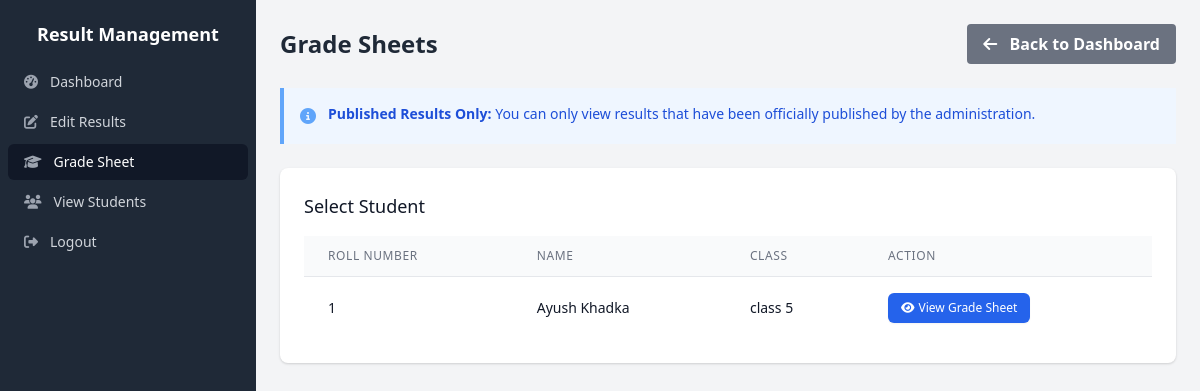
Before: /Teacher/grade_sheet.php (signed in) with the older database file.
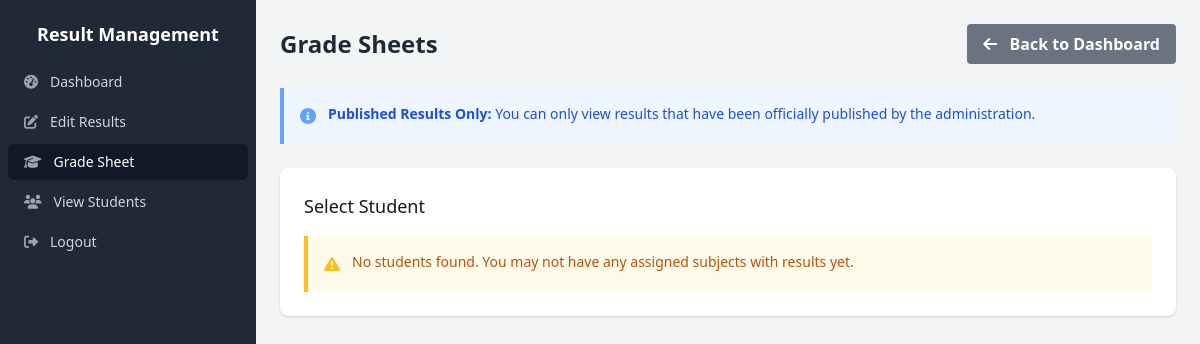
After: the same page with the newer database file.
### tables this page shows
CREATE TABLE `students` (
  `student_id` varchar(20) NOT NULL,
  `user_id` int(11) NOT NULL,
  `roll_number` varchar(20) NOT NULL,
  `registration_number` varchar(30) NOT NULL,
  `class_id` int(11) DEFAULT NULL,
  `batch_year` year(4) NOT NULL,
  `date_of_birth` date DEFAULT NULL,
  `gender` enum('male','female','other') DEFAULT NULL,
  `address` text DEFAULT NULL,
  `phone` varchar(20) DEFAULT NULL,
  `parent_name` varchar(100) DEFAULT NULL,
  `parent_phone` varchar(20) DEFAULT NULL,
  `parent_email` varchar(100) DEFAULT NULL,
  `is_active` tinyint(1) NOT NULL DEFAULT 1,
  `created_at` timestamp NOT NULL DEFAULT current_timestamp(),
  `updated_at` timestamp NOT NULL DEFAULT current_timestamp() ON UPDATE current_timestamp(),
  `section_id` int(11) DEFAULT NULL
);

CREATE TABLE `users` (
  `user_id` int(11) NOT NULL,
  `username` varchar(50) NOT NULL,
  `password` varchar(255) NOT NULL,
  `full_name` varchar(100) NOT NULL,
  `email` varchar(100) NOT NULL,
  `gender` enum('male','female','other') DEFAULT NULL,
  `role` enum('admin','teacher','student') NOT NULL,
  `status` enum('active','inactive','pending','locked') DEFAULT 'active',
  `profile_image` varchar(255) DEFAULT NULL,
  `last_login` datetime DEFAULT NULL,
  `failed_login_attempts` int(11) NOT NULL DEFAULT 0,
  `last_failed_login` datetime DEFAULT NULL,
  `password_reset_token` varchar(100) DEFAULT NULL,
  `password_reset_expires` datetime DEFAULT NULL,
  `email_verified` tinyint(1) NOT NULL DEFAULT 0,
  `email_verification_token` varchar(100) DEFAULT NULL,
  `created_at` timestamp NOT NULL DEFAULT current_timestamp(),
  `updated_at` timestamp NOT NULL DEFAULT current_timestamp() ON UPDATE current_timestamp(),
  `phone` varchar(20) DEFAULT NULL,
  `address` varchar(255) DEFAULT NULL
);

CREATE TABLE `classes` (
  `class_id` int(11) NOT NULL,
  `class_name` varchar(100) NOT NULL,
  `class_numeric` int(11) NOT NULL DEFAULT 0,
  `class_teacher_id` int(11) DEFAULT NULL,
  `section` varchar(10) DEFAULT NULL,
  `academic_year` varchar(20) NOT NULL,
  `description` text DEFAULT NULL,
  `is_active` tinyint(1) NOT NULL DEFAULT 1,
  `created_at` timestamp NOT NULL DEFAULT current_timestamp(),
  `updated_at` timestamp NOT NULL DEFAULT current_timestamp() ON UPDATE current_timestamp()
);

### Teacher/grade_sheet.php (the view, shortened to what the changed rows need)
<?php
include '../includes/db_connetc.php';
$subjects = [];
$exams = [];
$performance_data = [];
$subject_names = [];
$gpa_trend = [];
$exams_query = "SELECT DISTINCT e.exam_id, e.exam_name, e.exam_type, e.academic_year
                FROM exams e
                JOIN results r ON e.exam_id = r.exam_id
                WHERE e.is_active = 1
                AND (r.is_published = 1 OR r.status = 'published' OR e.results_published = 1)
                ORDER BY e.created_at DESC";
$stmt = $conn->prepare($exams_query);
if ($stmt) {
    $stmt->execute();
    $exams_result = $stmt->get_result();
    while ($row = $exams_result->fetch_assoc()) {
        $exams[] = $row;
    }
} else {
    $exams_result = $conn->query("SELECT exam_id, exam_name, exam_type, academic_year FROM exams WHERE is_active = 1 ORDER BY created_at DESC");
    while ($row = $exams_result->fetch_assoc()) {
        $exams[] = $row;
    }
}
if (isset($_GET['student_id'])) {
    $student_id = $_GET['student_id'];
    $stmt = $conn->prepare("
        SELECT s.student_id, s.roll_number, s.registration_number, u.full_name,
               c.class_name, c.section, c.academic_year
        FROM students s
        JOIN users u ON s.user_id = u.user_id
        JOIN classes c ON s.class_id = c.class_id
        WHERE s.student_id = ?
    ");
    $stmt->bind_param("s", $student_id);
    $stmt->execute();
    $result = $stmt->get_result();
    if ($result->num_rows == 0) {
        die("Student not found");
    }
    $student = $result->fetch_assoc();
    $stmt->close();
    $stmt = $conn->prepare("
    SELECT DISTINCT s.subject_id, s.subject_name, s.subject_code, s.credit_hours
    FROM subjects s
    JOIN results r ON s.subject_id = r.subject_id
    WHERE r.student_id = ?
    ORDER BY s.subject_id
");
    $stmt->bind_param("s", $student_id);
    $stmt->execute();
    $subjects_result = $stmt->get_result();
    while ($row = $subjects_result->fetch_assoc()) {
        $subjects[] = $row;
        $subject_names[] = $row['subject_name'];
    }
    $stmt->close();
    $selected_exam = isset($_GET['exam_id']) ? $_GET['exam_id'] : null;
    if (!$selected_exam && count($exams) > 0) {
        $selected_exam = $exams[0]['exam_id'];
    }
    $query = "SELECT r.*, e.exam_name, e.exam_type, e.academic_year, s.subject_name
    FROM results r
    JOIN exams e ON r.exam_id = e.exam_id
    JOIN subjects s ON r.subject_id = s.subject_id
    WHERE r.student_id = ?
    AND (r.is_published = 1 OR r.status = 'published' OR e.results_published = 1)
    ORDER BY e.created_at DESC, s.subject_name ASC";
    $stmt = $conn->prepare($query);
    $stmt->bind_param("s", $student_id);
    $stmt->execute();
    $results_data = $stmt->get_result();
    $results_by_exam = [];
    $chart_data = [];
    $time_periods = [];
    while ($row = $results_data->fetch_assoc()) {
        $exam_id = $row['exam_id'];
        if (!isset($results_by_exam[$exam_id])) {
            $results_by_exam[$exam_id] = [
                'exam_id' => $exam_id,
                'exam_name' => $row['exam_name'],
                'exam_type' => $row['exam_type'],
                'academic_year' => $row['academic_year'],
                'subjects' => []
            ];
            if (!in_array($row['exam_name'], $time_periods)) {
                $time_periods[] = $row['exam_name'];
            }
        }
        $results_by_exam[$exam_id]['subjects'][$row['subject_id']] = [
            'subject_id' => $row['subject_id'],
            'subject_name' => $row['subject_name'],
            'theory_marks' => $row['theory_marks'],
            'practical_marks' => $row['practical_marks'],
            'total_marks' => $row['theory_marks'] + $row['practical_marks'],
            'grade' => $row['grade'],
            'gpa' => $row['gpa'],
            'remarks' => $row['remarks'] ?? ''
        ];
        $chart_data[] = [
            'period' => $row['exam_name'],
            'subject' => $row['subject_name'],
            'theory_marks' => $row['theory_marks'],
            'practical_marks' => $row['practical_marks'],
            'gpa' => $row['gpa']
        ];
    }
    $stmt->close();
    $stmt = $conn->prepare("
        SELECT sp.*, e.exam_name
        FROM student_performance sp
        JOIN exams e ON sp.exam_id = e.exam_id
        JOIN results r ON sp.student_id = r.student_id AND sp.exam_id = r.exam_id
        WHERE sp.student_id = ?
        AND (r.is_published = 1 OR r.status = 'published' OR e.results_published = 1)
        ORDER BY e.created_at DESC
    ");
    $stmt->bind_param("s", $student_id);
    $stmt->execute();
    $performance_result = $stmt->get_result();
    while ($row = $performance_result->fetch_assoc()) {
        $performance_data[$row['exam_id']] = $row;
        $gpa_trend[] = $row['gpa'];
    }
    $stmt->close();
    if ($selected_exam) {
        $stmt = $conn->prepare("
    SELECT DISTINCT r.*, s.subject_name, s.subject_code, s.full_marks_theory, s.full_marks_practical, s.credit_hours
    FROM results r
    JOIN subjects s ON r.subject_id = s.subject_id
    WHERE r.student_id = ? AND r.exam_id = ?
    AND (r.is_published = 1 OR r.status = 'published' OR
         EXISTS (SELECT 1 FROM exams e WHERE e.exam_id = r.exam_id AND e.results_published = 1))
    GROUP BY r.subject_id
    ORDER BY s.subject_name
");
        $stmt->bind_param("si", $student_id, $selected_exam);
        $stmt->execute();
        $current_results = $stmt->get_result();
        $results = [];
        while ($row = $current_results->fetch_assoc()) {
            $results[] = [
                'subject_id' => $row['subject_id'],
                'subject_name' => $row['subject_name'],
                'subject_code' => $row['subject_code'] ?? $row['subject_id'],
                'credit_hours' => $row['credit_hours'] ?? 3,
                'theory_marks' => $row['theory_marks'] ?? 0,
                'practical_marks' => $row['practical_marks'] ?? 0,
                'grade' => $row['grade'],
                'gpa' => $row['gpa'],
                'remarks' => $row['remarks'] ?? '',
                'full_marks_theory' => $row['full_marks_theory'] ?? 100,
                'full_marks_practical' => $row['full_marks_practical'] ?? 0
            ];
        }
        $stmt->close();
    }
} else {
    $show_student_list = true;
    $students_query = "
    SELECT DISTINCT s.student_id, s.roll_number, u.full_name, c.class_name, c.section
    FROM students s
    JOIN users u ON s.user_id = u.user_id
    JOIN classes c ON s.class_id = c.class_id
    JOIN results r ON s.student_id = r.student_id
    WHERE (r.is_published = 1 OR r.status = 'published' OR
           EXISTS (SELECT 1 FROM exams e WHERE e.exam_id = r.exam_id AND e.results_published = 1))
    ORDER BY c.class_name, c.section, s.roll_number
";
    $stmt = $conn->prepare($students_query);
    if ($stmt) {
        $stmt->execute();
        $students_result = $stmt->get_result();
        while ($row = $students_result->fetch_assoc()) {
            $students[] = $row;
        }
    }
}
?>
<!DOCTYPE html>
<html lang="en">
<head>
    <link href="../css/tailwind.css" rel="stylesheet">
    <link rel="stylesheet" href="https://cdnjs.cloudflare.com/ajax/libs/font-awesome/6.4.0/css/all.min.css">
</head>
<body class="bg-gray-100">
    <div class="flex">
        <?php include 'includes/teacher_sidebar.php'; ?>
        <div class="flex-1 p-6">
            <div class="flex justify-between items-center mb-6">
                <h1 class="text-2xl font-bold text-gray-800">Grade Sheets</h1>
            </div>
            <?php if (isset($show_student_list)): ?>
                <div class="bg-white shadow rounded-lg p-6 mb-6">
                    <h2 class="text-lg font-medium text-gray-900 mb-4">Select Student</h2>
                    <?php if (empty($students)): ?>
                        <div class="bg-yellow-50 border-l-4 border-yellow-400 p-4">
                            <div class="flex">
                                <div class="flex-shrink-0">
                                    <i class="fas fa-exclamation-triangle text-yellow-400"></i>
                                </div>
                                <div class="ml-3">
                                    <p class="text-sm text-yellow-700">
                                        No students found. You may not have any assigned subjects with results yet.
                                    </p>
                                </div>
                            </div>
                        </div>
                    <?php else: ?>
                        <div class="overflow-x-auto">
                            <table class="min-w-full divide-y divide-gray-200">
                                <thead class="bg-gray-50">
                                    <tr>
                                        <th scope="col" class="px-6 py-3 text-left text-xs font-medium text-gray-500 uppercase tracking-wider">Roll Number</th>
                                        <th scope="col" class="px-6 py-3 text-left text-xs font-medium text-gray-500 uppercase tracking-wider">Name</th>
                                        <th scope="col" class="px-6 py-3 text-left text-xs font-medium text-gray-500 uppercase tracking-wider">Class</th>
                                        <th scope="col" class="px-6 py-3 text-left text-xs font-medium text-gray-500 uppercase tracking-wider">Action</th>
                                    </tr>
                                </thead>
                                <tbody class="bg-white divide-y divide-gray-200">
                                    <?php foreach ($students as $student): ?>
                                        <tr>
                                            <td class="px-6 py-4 whitespace-nowrap text-sm text-gray-900"><?php echo $student['roll_number']; ?></td>
                                            <td class="px-6 py-4 whitespace-nowrap text-sm text-gray-900"><?php echo $student['full_name']; ?></td>
                                            <td class="px-6 py-4 whitespace-nowrap text-sm text-gray-900"><?php echo $student['class_name'] . ' ' . $student['section']; ?></td>
                                            <td class="px-6 py-4 whitespace-nowrap text-sm font-medium">
                                                <a href="?student_id=<?php echo $student['student_id']; ?>" class="inline-flex items-center px-3 py-1.5 border border-transparent text-xs font-medium rounded-md shadow-sm text-white bg-blue-600 hover:bg-blue-700 focus:outline-none focus:ring-2 focus:ring-offset-2 focus:ring-blue-500">
                                                    <i class="fas fa-eye mr-1"></i> View Grade Sheet
                                                </a>
                                            </td>
                                        </tr>
                                    <?php endforeach; ?>
                                </tbody>
                            </table>
                        </div>
                    <?php endif; ?>
                </div>
            <?php endif; ?>
        </div>
    </div>
</body>
</html>

Changed rows visible on the page:
no longer on this page (row edited): students: roll_number "1", user.full_name "Ayush Khadka", class.class_name "class 5"
Other visible differences:
text no longer shown: "ROLL NUMBER NAME CLASS ACTION"
text now shown: "No students found. You may not have any assigned subjects with results yet."
